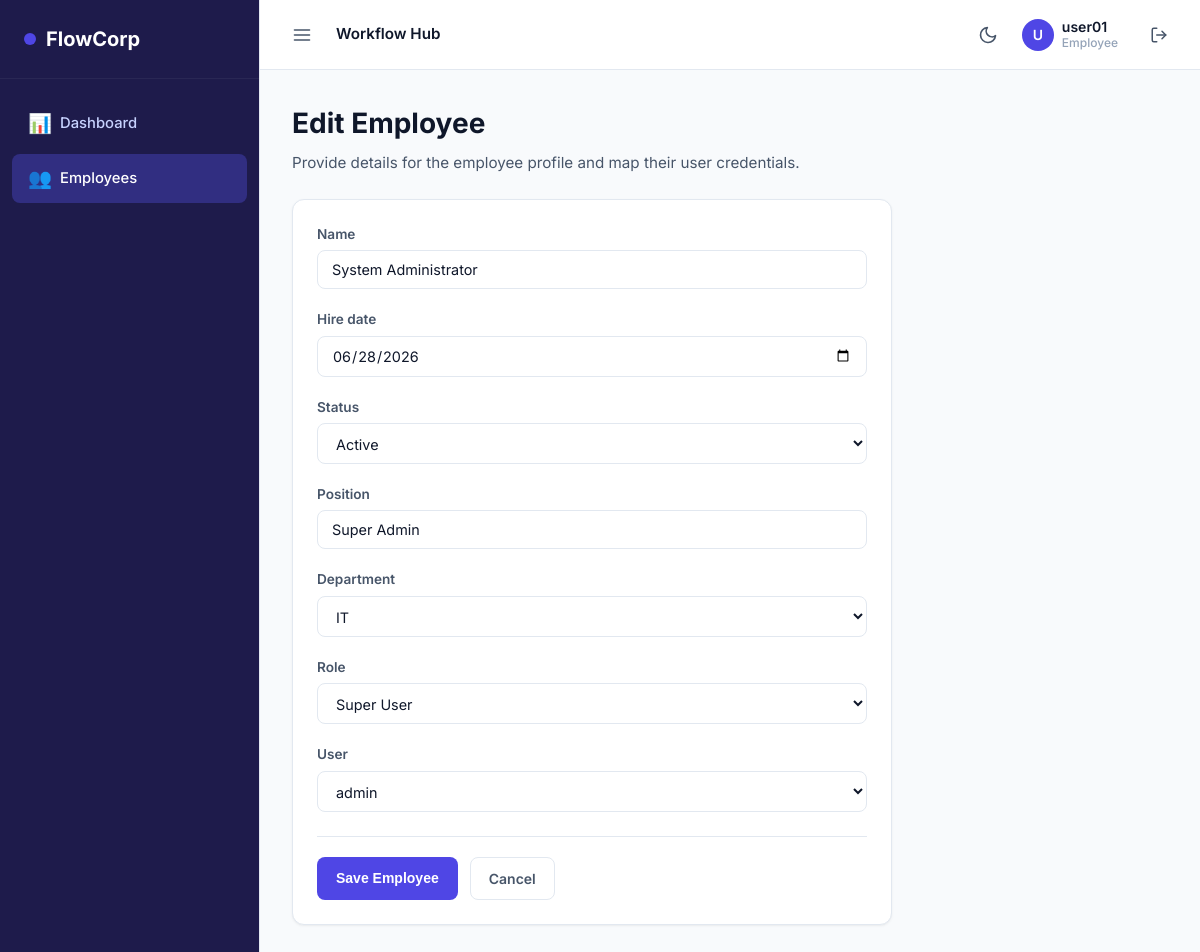
Page /employees/1/edit/ (signed in) on the committed database.
### employees/models.py (models this page shows, shortened)
class Employee(models.Model):
    STATUS_CHOICES = [
        ('Active', 'Active'),
        ('Inactive', 'Inactive'),
        ('Resigned', 'Resigned'),
    ]
    ROLE_CHOICES = [
        ('Super User', 'Super User'),
        ('Admin', 'Admin'),
        ('Manager', 'Manager'),
        ('Employee', 'Employee'),
    ]
    employee_id = models.CharField(max_length=20, unique=True, blank=True)
    name = models.CharField(max_length=150)
    hire_date = models.DateField()
    status = models.CharField(max_length=20, choices=STATUS_CHOICES, default='Active')
    position = models.CharField(max_length=100)
    department = models.ForeignKey(Department, on_delete=models.PROTECT, related_name='employees')
    role = models.CharField(max_length=20, choices=ROLE_CHOICES, default='Employee')
    user = models.OneToOneField(User, on_delete=models.CASCADE, related_name='employee', null=True, blank=True)

### employees/decorators.py (the view)
        def _wrapped_view_func(request, *args, **kwargs):
            if not request.user.is_authenticated:
                return redirect('login')
            if hasattr(request, 'allowed_menus') and menu_name in request.allowed_menus:
                return view_func(request, *args, **kwargs)
            raise PermissionDenied

### employees/forms.py
class EmployeeForm(forms.ModelForm):
    class Meta:
        model = Employee
        fields = ['name', 'hire_date', 'status', 'position', 'department', 'role', 'user']
        widgets = {
            'hire_date': forms.DateInput(attrs={'type': 'date', 'class': 'form-control'}),
            'name': forms.TextInput(attrs={'class': 'form-control'}),
            'status': forms.Select(attrs={'class': 'form-control'}),
            'position': forms.TextInput(attrs={'class': 'form-control'}),
            'department': forms.Select(attrs={'class': 'form-control'}),
            'role': forms.Select(attrs={'class': 'form-control'}),
            'user': forms.Select(attrs={'class': 'form-control'}),
        }
    def __init__(self, *args, **kwargs):
        super().__init__(*args, **kwargs)
        linked_user_ids = Employee.objects.exclude(user__isnull=True).values_list('user_id', flat=True)
        if self.instance and self.instance.user_id:
            linked_user_ids = [uid for uid in linked_user_ids if uid != self.instance.user_id]
        self.fields['user'].queryset = User.objects.exclude(id__in=linked_user_ids)
        self.fields['user'].required = True

### employees/models.py (called while the page is built)
    def __str__(self):
        return self.name

    def is_allowed(self, role):
        if role == 'Super User':
            return self.allow_superuser
        elif role == 'Admin':
            return self.allow_admin
        elif role == 'Manager':
            return self.allow_manager
        elif role == 'Employee':
            return self.allow_employee
        return False

### employees/views.py (called while the page is built)
@login_required
@menu_permission_required('employees')
def employee_edit(request, pk):
    employee = get_object_or_404(Employee, pk=pk)
    if request.method == 'POST':
        form = EmployeeForm(request.POST, instance=employee)
        if form.is_valid():
            form.save()
            return redirect('employee_list')
    else:
        form = EmployeeForm(instance=employee)
    return render(request, 'employees/employee_form.html', {'form': form, 'title': 'Edit Employee'})

### employees/templates/employees/employee_form.html (shortened to what this page needs)
{% extends 'employees/base.html' %}
{% block content %}
    <div class="mb-4">
        <h1>{{ title }}</h1>
        <p class="page-subtitle">Provide details for the employee profile and map their user credentials.</p>
    </div>
    <div class="card" style="max-width: 600px;">
        <form method="post" novalidate>
            {% for field in form %}
                <div class="form-group">
                    <label for="{{ field.id_for_label }}">{{ field.label }}</label>
                    {{ field }}
                </div>
            {% endfor %}
            <div style="display: flex; gap: 12px; margin-top: 24px; border-top: 1px solid var(--border); padding-top: 20px;">
                <button type="submit" class="btn btn-primary">Save Employee</button>
                <a href="{% url 'employee_list' %}" class="btn btn-secondary">Cancel</a>
            </div>
        </form>
    </div>
{% endblock %}

### employees/templates/employees/base.html (shortened to what this page needs)
{% load static %}
<!DOCTYPE html>
<html lang="en">
<head>
    <link rel="stylesheet" href="{% static 'employees/css/style.css' %}">
</head>
<body>
    <div class="app-container">
        <aside class="sidebar">
            <div class="sidebar-brand">
                <div class="sidebar-brand-icon"></div>
                <span class="sidebar-brand-name">FlowCorp</span>
            </div>
            <ul class="sidebar-menu">
                <li class="{% if request.resolver_match.view_name == 'dashboard' %}active{% endif %}">
                    <a href="{% url 'dashboard' %}">
                        <span class="icon">📊</span>
                        <span class="label-text">Dashboard</span>
                    </a>
                </li>
                {% if 'employees' in request.allowed_menus %}
                    <li class="{% if 'employee' in request.resolver_match.view_name %}active{% endif %}">
                        <a href="{% url 'employee_list' %}">
                            <span class="icon">👥</span>
                            <span class="label-text">Employees</span>
                        </a>
                    </li>
                {% endif %}
            </ul>
        </aside>
        <div class="main-area">
            <header class="main-header">
                <div class="header-left">
                    <button id="sidebar-toggle" class="icon-btn" title="Toggle Navigation">
                        <svg width="20" height="20" viewBox="0 0 24 24" fill="none" stroke="currentColor" stroke-width="2" stroke-linecap="round" stroke-linejoin="round"><line x1="3" y1="12" x2="21" y2="12"></line><line x1="3" y1="6" x2="21" y2="6"></line><line x1="3" y1="18" x2="21" y2="18"></line></svg>
                    </button>
                    <div style="font-weight: 600; font-size: 0.95rem;">Workflow Hub</div>
                </div>
                <div class="header-right">
                    <button id="theme-toggle" class="icon-btn" title="Toggle Light/Dark Theme">
                        <svg width="20" height="20" viewBox="0 0 24 24" fill="none" stroke="currentColor" stroke-width="2" stroke-linecap="round" stroke-linejoin="round"><path d="M21 12.79A9 9 0 1 1 11.21 3 7 7 0 0 0 21 12.79z"></path></svg>
                    </button>
                    {% if request.user.is_authenticated %}
                        <div class="user-badge">
                            <div class="user-avatar">
                                {{ request.user.username|slice:":1"|upper }}
                            </div>
                            <div style="display:flex; flex-direction:column; line-height:1.2;">
                                <span style="font-weight:600; color:var(--text-primary);">{{ request.user.username }}</span>
                                <span style="font-size:0.75rem; color:var(--text-muted);">{{ request.employee.role|default:"User" }}</span>
                            </div>
                        </div>
                        <a href="{% url 'logout' %}" class="icon-btn" title="Logout" style="margin-left: 8px;">
                            <svg width="18" height="18" viewBox="0 0 24 24" fill="none" stroke="currentColor" stroke-width="2" stroke-linecap="round" stroke-linejoin="round"><path d="M9 21H5a2 2 0 0 1-2-2V5a2 2 0 0 1 2-2h4"></path><polyline points="16 17 21 12 16 7"></polyline><line x1="21" y1="12" x2="9" y2="12"></line></svg>
                        </a>
                    {% endif %}
                </div>
            </header>
            <main class="content-frame">
                {% block content %}
                {% endblock %}
            </main>
        </div>
    </div>
</body>
</html>

### employees/static/employees/css/style.css (style rules this page uses)
:root { --bg-primary: #f8fafc; --bg-secondary: #ffffff; --bg-sidebar: #1e1b4b; --bg-sidebar-active: #312e81; --text-sidebar: #c7d2fe; --text-sidebar-active: #ffffff; --border: #e2e8f0; --text-primary: #0f172a; --text-secondary: #475569; --text-muted: #94a3b8; --accent: #4f46e5; --accent-hover: #4338ca; --success: #10b981; --success-bg: #ecfdf5; --success-border: #a7f3d0; --warning: #f59e0b; --error: #ef4444; --error-bg: #fef2f2; --error-border: #fca5a5; --card-shadow: 0 1px 3px 0 rgba(0, 0, 0, 0.05), 0 1px 2px -1px rgba(0, 0, 0, 0.05); }
* { box-sizing: border-box; margin: 0; padding: 0; }
body { font-family: 'Inter', system-ui, -apple-system, sans-serif; background-color: var(--bg-primary); color: var(--text-primary); line-height: 1.5; transition: background-color 0.2s, color 0.2s; }
.app-container { display: flex; min-height: 100vh; width: 100vw; overflow-x: hidden; }
.sidebar { width: 260px; background-color: var(--bg-sidebar); color: var(--text-sidebar); display: flex; flex-direction: column; flex-shrink: 0; transition: width 0.3s cubic-bezier(0.4, 0, 0.2, 1); border-right: 1px solid var(--border); z-index: 10; }
.sidebar-brand { padding: 24px; font-size: 1.25rem; font-weight: 700; color: #ffffff; display: flex; align-items: center; gap: 10px; border-bottom: 1px solid rgba(255, 255, 255, 0.05); }
.sidebar-brand-icon { width: 12px; height: 12px; background-color: var(--accent); border-radius: 50%; }
.sidebar-menu { list-style: none; padding: 20px 12px; display: flex; flex-direction: column; gap: 6px; }
.sidebar-menu a { display: flex; align-items: center; padding: 10px 16px; color: var(--text-sidebar); text-decoration: none; border-radius: 8px; font-weight: 500; font-size: 0.925rem; transition: all 0.2s; }
.sidebar-menu li.active a { background-color: var(--bg-sidebar-active); color: var(--text-sidebar-active); }
.sidebar-menu a .icon { margin-right: 12px; font-size: 1.2rem; width: 20px; text-align: center; }
.sidebar-menu a .label-text { transition: opacity 0.2s; white-space: nowrap; }
.main-area { flex: 1; display: flex; flex-direction: column; min-width: 0; }
.main-header { background-color: var(--bg-secondary); border-bottom: 1px solid var(--border); padding: 16px 24px; display: flex; justify-content: space-between; align-items: center; height: 70px; }
.header-left { display: flex; align-items: center; gap: 16px; }
.icon-btn { background: none; border: none; cursor: pointer; color: var(--text-secondary); padding: 8px; border-radius: 8px; transition: background-color 0.2s; display: flex; align-items: center; justify-content: center; font-size: 1.25rem; }
.header-right { display: flex; align-items: center; gap: 16px; }
.user-badge { display: flex; align-items: center; gap: 8px; font-size: 0.875rem; font-weight: 500; color: var(--text-secondary); }
.user-avatar { width: 32px; height: 32px; background-color: var(--accent); color: white; border-radius: 50%; display: flex; align-items: center; justify-content: center; font-weight: 600; }
.content-frame { flex: 1; padding: 32px; overflow-y: auto; max-width: 1200px; width: 100%; margin: 0 auto; }
h1 { font-size: 1.75rem; font-weight: 700; margin-bottom: 8px; }
.page-subtitle { color: var(--text-secondary); margin-bottom: 24px; font-size: 0.95rem; }
.btn { display: inline-flex; align-items: center; gap: 8px; padding: 10px 18px; border-radius: 8px; font-size: 0.875rem; font-weight: 600; cursor: pointer; text-decoration: none; transition: background-color 0.15s, border-color 0.15s; border: 1px solid transparent; }
.btn-primary { background-color: var(--accent); color: #ffffff; }
.btn-secondary { background-color: var(--bg-secondary); color: var(--text-secondary); border-color: var(--border); }
.card { background-color: var(--bg-secondary); border: 1px solid var(--border); border-radius: 12px; padding: 24px; box-shadow: var(--card-shadow); margin-bottom: 24px; }
.mb-4 { margin-bottom: 16px; }
.form-group { margin-bottom: 20px; }
.form-group label { display: block; font-weight: 600; font-size: 0.85rem; margin-bottom: 6px; color: var(--text-secondary); }
.form-control, input, select, textarea { width: 100%; padding: 10px 14px; border-radius: 8px; border: 1px solid var(--border); background-color: var(--bg-secondary); color: var(--text-primary); font-family: inherit; font-size: 0.9rem; outline: none; transition: border-color 0.15s; }

### rows in the picture
Employee: employee.role "Employee"
Employee: form "System Administrator" "06/28/2026" "Active" "Super Admin" "IT" "Super User" "admin"

### other values in the picture
{{ request.user.username|slice:":1"|upper }} "U"
{{ request.user.username }} "user01"
{{ title }} "Edit Employee"
{{ field.label }} "Name" "Hire date" "Status" "Position" "Department" "Role" "User"
